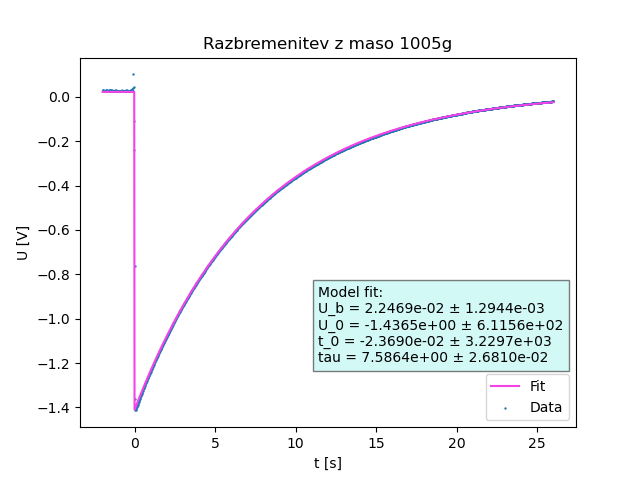

Reproduce this figure in Python.
import matplotlib.pyplot as plt
import numpy as np
from scipy.optimize import curve_fit


def theta(t, t_0):
    if t.all() >= t_0:
        return 1
    else:
        return 0


def theoreticalfit(t, u_b, u_0, t_0, tau, s=1):
    return u_b + s * u_0 * np.exp(-(t - t_0) / tau) * np.heaviside(t-t_0, 1)


x = np.genfromtxt("SDS00001.txt", usecols=0)
y = np.genfromtxt("SDS00001.txt", usecols=1)

fig, ax = plt.subplots()
fitpar, fitcov = curve_fit(theoreticalfit, xdata=x, ydata=y, p0=[0.024, -1.43, 0.004, 7.6])
yfit = theoreticalfit(x, fitpar[0], fitpar[1], fitpar[2], fitpar[3])
perr = np.sqrt(np.diag(fitcov))
print(perr)
fittext= "Model fit:\nU_b = {} ± {}\nU_0 = {} ± {}\nt_0 = {} ± {}\ntau = {} ± {}".format(format(fitpar[0], ".4e"), format(fitcov[0][0]**0.5, ".4e"),
                                                                                                   format(fitpar[1], ".4e"), format(fitcov[1][1]**0.5, ".4e"),
                                                                                                   format(fitpar[2], ".4e"), format(fitcov[2][2]**0.5, ".4e"),
                                                                                                   format(fitpar[3], ".4e"), format(fitcov[3][3]**0.5, ".4e"))

plt.scatter(x, y, s=0.5, label="Data")
plt.plot(x, yfit, c="#f542e9", label="Fit")


plt.title("Razbremenitev z maso 1005g")
plt.xlabel("t [s]")
plt.ylabel("U [V]")
plt.text(0.48, 0.275, fittext, ha="left", va="center", size=10, transform=ax.transAxes, bbox=dict(facecolor="#a9f5ee", alpha=0.5))
plt.legend(loc=0)
plt.show()
